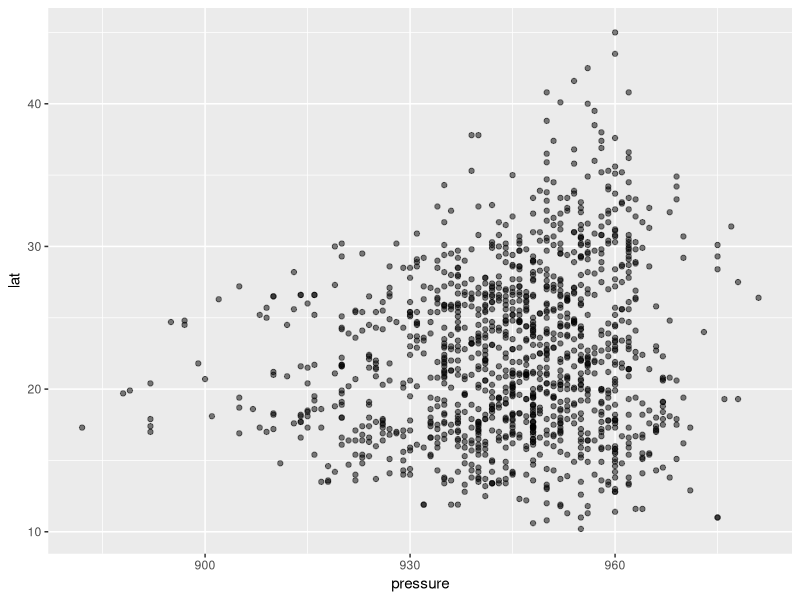

Write R code to recreate this figure.
## ---- chunk 1
#| message: false

library(tidyverse)
library(ggplot2)

storms |>
  filter(category >= 3) |>
  ggplot() +
  geom_point(mapping = aes(x = pressure, y = lat), alpha = .5)

